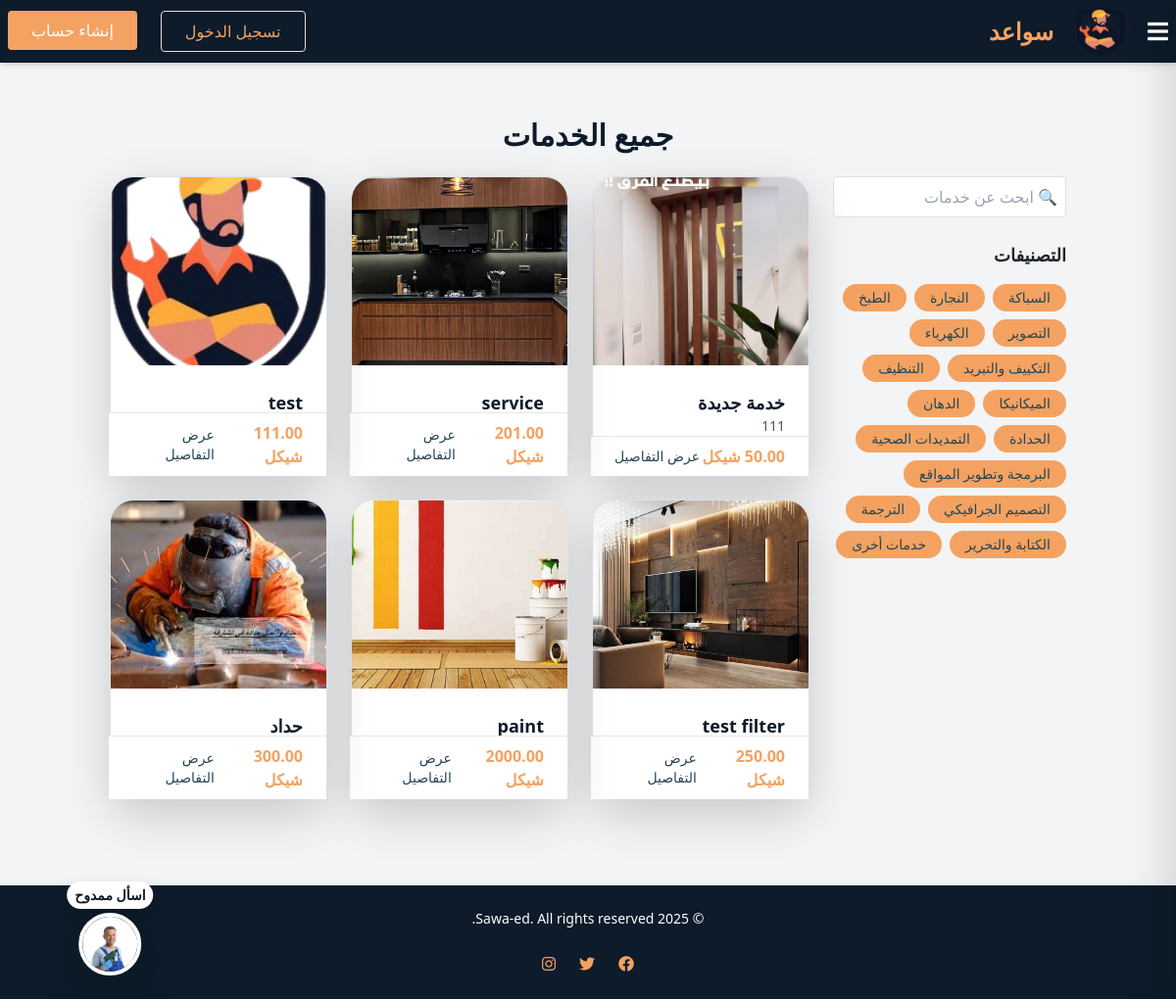
The page / on the database its author committed.
### Sawaed_app/models.py (models this page shows, shortened)
class ServiceListing(models.Model):
    SERVICE_TYPES = [
        ('السباكة', 'السباكة'),
        ('النجارة', 'النجارة'),
        ('الطبخ', 'الطبخ'),
        ('التصوير', 'التصوير'),
        ('الكهرباء', 'الكهرباء'),
        ('التكييف والتبريد', 'التكييف والتبريد'),
        ('التنظيف', 'التنظيف'),
        ('الميكانيكا', 'الميكانيكا'),
        ('الدهان', 'الدهان'),
        ('الحدادة', 'الحدادة'),
        ('التمديدات الصحية', 'التمديدات الصحية'),
        ('البرمجة وتطوير المواقع', 'البرمجة وتطوير المواقع'),
        ('التصميم الجرافيكي', 'التصميم الجرافيكي'),
        ('الترجمة', 'الترجمة'),
        ('الكتابة والتحرير', 'الكتابة والتحرير'),
        ('خدمات أخرى', 'خدمات أخرى'),
    ]
    handyman = models.ForeignKey(
        settings.AUTH_USER_MODEL,
        on_delete=models.CASCADE,
        related_name='services'
    )
    name = models.CharField(max_length=255)
    description = models.TextField()
    price = models.DecimalField(max_digits=10, decimal_places=2)
    image = models.ImageField(upload_to='service_images/', null=True, blank=True)
    service_type = models.CharField(max_length=50, choices=SERVICE_TYPES, null=True, blank=True,default='خدمات أخرى')
    created_at = models.DateTimeField(auto_now_add=True)
    updated_at = models.DateTimeField(auto_now=True)

### Sawaed_app/views.py (the view)
# urls.py: path('', views.user_home, name='userhome'),
def user_home(request):
    services = ServiceListing.objects.all().order_by('-created_at')
    service_added = request.session.pop('service_added', False)
    user_logged=request.session.pop('user_logged',False)
    handyman=HandymanProfile.objects.all()
    context={
        'handyman':handyman,
        'service_added': service_added,
        'user_logged':user_logged,
        'services':services
    }
    context.update(base_view_data(request))
    return render(request,'userhome.html',context)

### Sawaed_app/context_processors.py (called while the page is built, shortened)
def notifications_processor(request):
    return {}

### Sawaed_app/views.py (called while the page is built)
def base_view_data(request):
    services=ServiceListing.objects.all()
    cart_count = 0
    if request.user.is_authenticated:
        cart_count = CartItem.objects.filter(user=request.user).count()
    data = {
        'services':services,
        'service_types': ServiceListing.SERVICE_TYPES,
        'cart_count': cart_count,
    }
    if request.user.is_authenticated:
        data['unread_messages_count'] = Message.objects.filter(receiver=request.user, is_read=False).count()
    else:
        data['unread_messages_count'] = 0
    return data

### Sawaed_app/templates/userhome.html (shortened to what this page needs)
{% extends 'index.html' %}
{% block content %}
{% load static %}
<div class="container mx-auto p-4">
  <h1 class="text-3xl font-bold text-center mb-6 text-[#0d1b2a]">جميع الخدمات</h1>
  <div class="flex flex-col lg:flex-row gap-6">
    <div class="lg:w-1/4 space-y-6" dir="rtl">
      <form method="GET" action="{% url 'service_search' %}" class="relative">
        <input
          type="text"
          name="q"
          placeholder="🔍 ابحث عن خدمات"
          class="p-2 pr-10 border border-gray-300 rounded w-full focus:outline-none focus:ring-2 focus:ring-[#f4a261]"
          value="{{ request.GET.q }}">
      </form>
      <div>
        <h2 class="text-lg font-semibold mb-3 text-right">التصنيفات</h2>
        <div class="flex flex-wrap gap-2">
          {% for service_type in service_types %}
            <a href="{% url 'services_by_type' service_type.0 %}" class="bg-[#f4a261] text-[#264653] px-3 py-1 rounded-full hover:bg-[#f4a261] hover:text-white transition text-sm">
              {{ service_type.0 }}
            </a>
          {% endfor %}
        </div>
      </div>
    </div>
    <div class="lg:w-3/4 space-y-6" dir="rtl">
      <div class="grid gap-6 sm:grid-cols-2 md:grid-cols-3 xl:grid-cols-4">
        {% for service in services %}
          <div id="service-{{ service.id }}" class="relative service-card">
            <div
              onclick="window.location.href='{% url 'service_detail' service.id service.handyman.id %}'"
              class="cursor-pointer bg-white rounded-3xl shadow-lg hover:shadow-2xl transition duration-300 border border-gray-200 overflow-hidden"
            >
              <img src="{{ service.image.url|default_if_none:'/static/images/placeholder.png' }}" alt="{{ service.name }}" class="w-full h-48 object-cover">
              <div class="p-4">
                <h3 class="text-lg font-bold text-[#0d1b2a] truncate">{{ service.name }}</h3>
                <p class="text-gray-600 text-sm mb-3">{{ service.description|truncatechars:80 }}</p>
              </div>
              <div class="absolute bottom-0 w-full flex justify-between items-center px-4 py-2 bg-white border-t">
                <span class="text-[#f4a261] font-semibold">{{ service.price }} شيكل</span>
                <span class="text-[#264653] hover:text-[#f4a261] text-sm font-medium">عرض التفاصيل</span>
              </div>
            </div>
          </div>
        {% endfor %}
      </div>
    </div>
  </div>
</div>
{% endblock %}

### Sawaed_app/static/css/style.css (style rules this page uses)
a { text-decoration: none; color: #0d1b2a; text-decoration: none; transition: 0.4s ease; }

### rows shown on the page
ServiceListing: image (picture), name "خدمة جديدة", description "111"
ServiceListing: image (picture), name "service", price "201.00"
ServiceListing: image (picture), name "test", price "111.00"
ServiceListing: image (picture), name "test filter", price "250.00"
ServiceListing: image (picture), name "paint", price "2000.00"
ServiceListing: image (picture), name "حداد", price "300.00"

### other values the page prints
{{ service_type.0 }} "السباكة" "النجارة" "الطبخ" "التصوير" "الكهرباء" "التكييف والتبريد" "التنظيف" "الميكانيكا" "الدهان" "الحدادة" "التمديدات الصحية" "البرمجة وتطوير المواقع" "التصميم الجرافيكي" "الترجمة" "الكتابة والتحرير" "خدمات أخرى"
